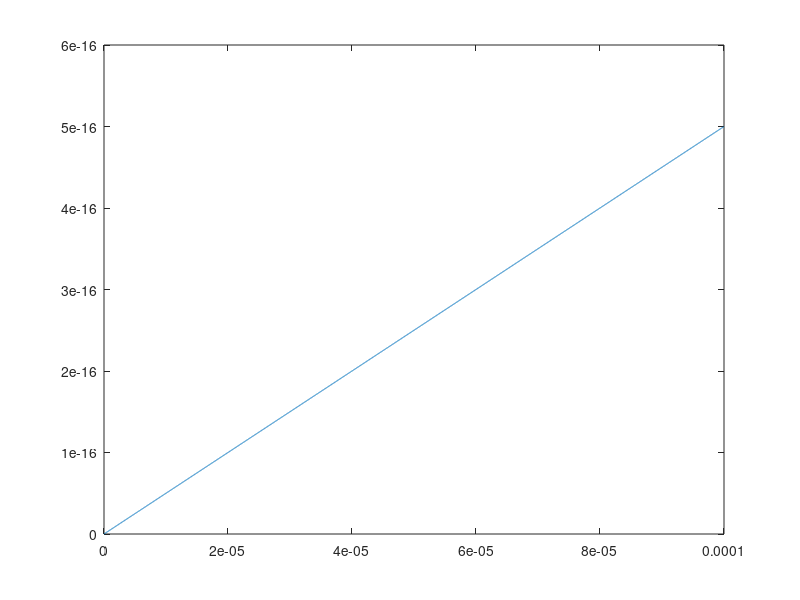

Reproduce this figure in MATLAB.
kon = 5E-6;
koff = .1;
Rtot = .1E-6;
kphos = 1E-6;
kdephos = .01;
Enztot = 10E-6;
GF = 100E-12:1E-8:100E-6;

GFR = (Rtot.*GF)./(GF+(koff/kon));

EnzP = (kphos*Enztot*GFR)./(kdephos+(kphos*GFR));

plot(GF,EnzP);

plot(GF,GFR);